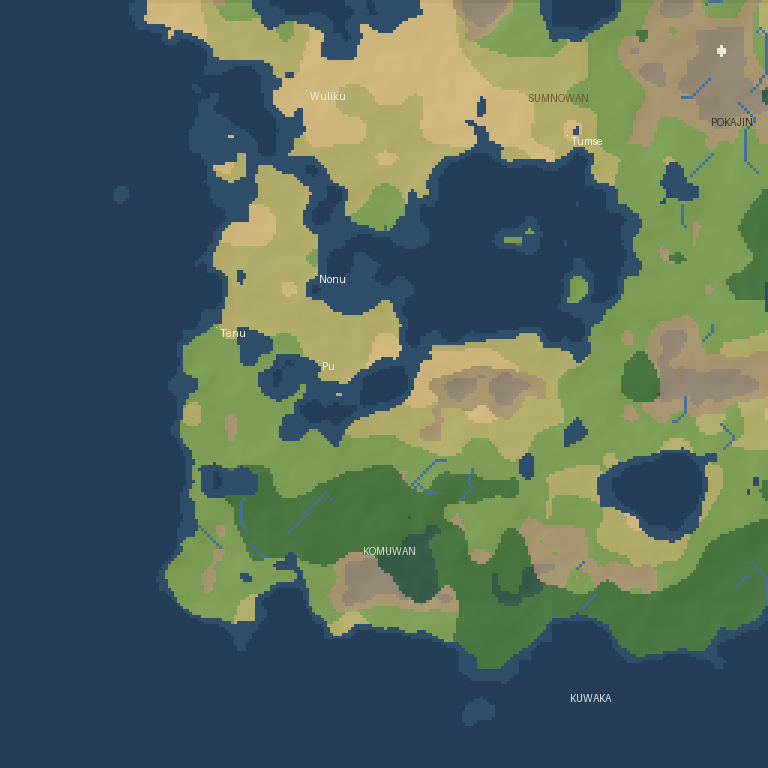

Python code for this plot:
"""continent.py — edge of a continent, biomes, toponymy in mu.

Island asked "what does a place look like". Continent asks
"what does a LAND look like" — no radial mask: the mass runs
off the north/east edges, ocean takes south/west.

Biomes = elevation x moisture (two independent noise fields).
Toponymy = first SEMANTIC use of mu: place names built by the
language's own morphology, not a label generator:
  kuwa+ka  -> KUWAKA   "the sea"      (definite)
  poka+in  -> POKAJIN  "mountains"    (plural, glide j)
  sumno+an -> SUMNOWAN "the sands"    (collective, glide w)
  komu+an  -> KOMUWAN  "the forests"  (collective)
  rija X   -> river names
All-caps romanization is a cartographic convention.
"""

import sys
import os

import numpy as np
from PIL import Image, ImageDraw, ImageFont

sys.path.insert(0, os.path.dirname(os.path.abspath(__file__)))
sys.path.insert(0, os.path.join(os.path.dirname(
    os.path.abspath(__file__)), '..', 'conlang'))
from island import octave_noise, rivers  # noqa: E402
import island  # noqa: E402
from gen import word  # noqa: E402
import random  # noqa: E402

SEED = 7
island.rng = np.random.default_rng(SEED)  # reproducible artifact
rng = np.random.default_rng(SEED + 1)
mrng = random.Random(3105)
N = 256

# --- mu toponymic lexicon (first semantic layer, fixed here) ---
MU = {'sea': 'kuwa', 'mountain': 'poka', 'sand': 'sumno',
      'forest': 'komu', 'river': 'rija'}


def mu_join(stem, suffix):
    """morph.join inlined (conlang has no package init)."""
    if suffix[0] in 'aeiou' and stem[-1] in 'aeiou':
        g = 'w' if stem[-1] in 'ou' else 'j'
        return stem + g + suffix
    return stem + suffix


TOPO = {
    'sea': mu_join(MU['sea'], 'ka').upper(),          # KUWAKA
    'range': mu_join(MU['mountain'], 'in').upper(),   # POKAJIN
    'desert': mu_join(MU['sand'], 'an').upper(),      # SUMNOWAN
    'forest': mu_join(MU['forest'], 'an').upper(),    # KOMUWAN
}


def continent(n):
    """Heightmap: ocean west+south, landmass off north+east."""
    h = sum(octave_noise(n, c) * w
            for c, w in [(8, 1.0), (16, 0.5), (32, 0.25), (64, 0.12)])
    h /= 1.87
    y, x = np.mgrid[0:n, 0:n] / n
    # edge falloff: only west + south coasts — the land continues
    # off-map to the north and east = a continent's edge
    fall = np.clip((0.30 - x) * 4, 0, 1) + np.clip((y - 0.78) * 4, 0, 1)
    h -= np.clip(fall, 0, 1) * 0.8
    return np.clip(h, 0, 1)


def moisture(n):
    m = sum(octave_noise(n, c) * w
            for c, w in [(6, 1.0), (24, 0.4)])
    m /= 1.4
    y, x = np.mgrid[0:n, 0:n] / n
    return np.clip(m * 0.75 + y * 0.35, 0, 1)  # wetter south (coast)


def render(h, m, flow, path):
    n = h.shape[0]
    img = np.zeros((n, n, 3), np.uint8)
    land = h >= 0.40
    # sea
    img[~land] = (46, 78, 105)
    img[h < 0.34] = (36, 62, 88)
    # biomes on land
    img[land] = (126, 158, 88)  # default: grass — no gaps
    desert = land & (m < 0.38) & (h < 0.62)
    steppe = land & (m >= 0.38) & (m < 0.52) & (h < 0.62)
    forest = land & (m >= 0.70) & (h < 0.70)
    taiga = land & (m >= 0.70) & (h >= 0.70) & (h < 0.80)
    highl = land & (h >= 0.62) & (h < 0.70) & (m < 0.70)
    mount = land & (h >= 0.70) & ~taiga
    snow = h >= 0.86
    img[desert] = (208, 183, 125)
    img[steppe] = (178, 172, 106)
    img[forest] = (74, 118, 66)
    img[taiga] = (56, 92, 74)
    img[highl] = (168, 150, 112)
    img[mount] = (148, 135, 115)
    img[snow] = (235, 232, 224)
    # relief shade — land only; sea/lakes stay flat
    shade = np.roll(h, (1, 1), (0, 1)) - h
    img = np.clip(img + (np.clip(shade, -0.08, 0.08)[:, :, None]
                         * 120 * land[:, :, None]),
                  0, 255).astype(np.uint8)
    # rivers
    img[flow > 0] = (70, 112, 152)
    img[flow > 4] = (96, 140, 182)

    pil = Image.fromarray(img).resize((n * 3, n * 3), Image.NEAREST)
    dr = ImageDraw.Draw(pil)
    f = ImageFont.load_default()

    def label(mask, text, color, k=1):
        pts = np.argwhere(mask)
        if not len(pts):
            return
        y, x = pts[len(pts) // 2]
        dr.text((x * 3 + 3, y * 3 - 4), text, fill=color, font=f)

    label(~land & (np.mgrid[0:n, 0:n][0] > n * 0.80), TOPO['sea'],
          (220, 228, 235))
    label(mount, TOPO['range'], (60, 52, 44))
    label(desert, TOPO['desert'], (110, 88, 50))
    label(forest, TOPO['forest'], (215, 225, 205))
    # rivers: two biggest channels get 'rija X'
    big = np.argwhere(flow > 8)
    for k in rng.permutation(len(big))[:2] if len(big) else []:
        y, x = big[k]
        dr.text((x * 3 + 4, y * 3 - 4),
                f'{MU["river"]} {word(mrng)}', fill=(210, 220, 230), font=f)
    # cities on coast
    beach = land & (h < 0.44)
    for k in rng.permutation(len(np.argwhere(beach)))[:5]:
        y, x = np.argwhere(beach)[k]
        dr.text((x * 3 + 4, y * 3), word(mrng).capitalize(),
                fill=(245, 240, 228), font=f)
        dr.point((x * 3, y * 3), fill=(245, 240, 228))
    pil.save(path)
    return pil


if __name__ == '__main__':
    h = continent(N)
    m = moisture(N)
    f = rivers(h)
    render(h, m, f, 'maps/continent.png')
    print('continent rendered -> maps/continent.png')
    print('toponymy:', TOPO)
